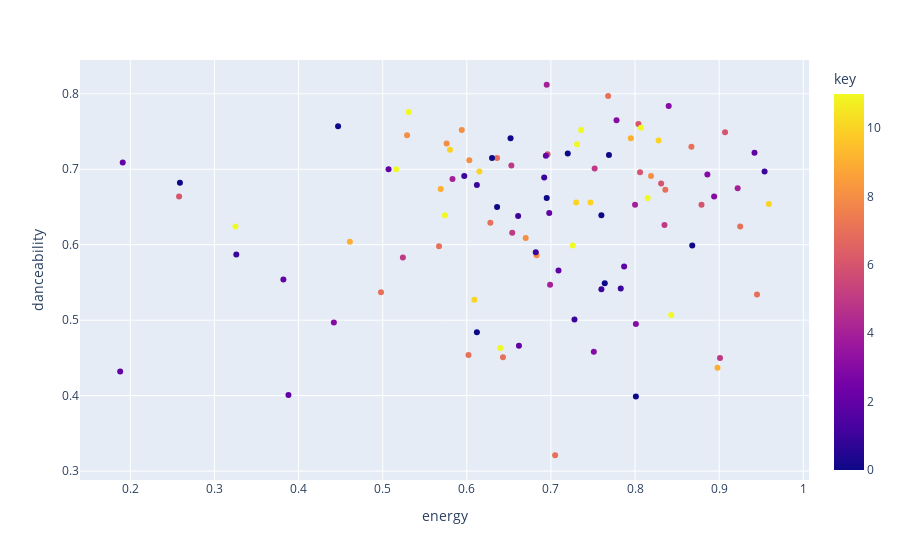

Notebook source saved alongside this figure:
### Code cell
def generate_colors(num_colors):
    import random
    # Generate a list of colors with sufficient contrast
    colors = []
    for i in range(num_colors):
        r = random.randint(0, 255)
        g = random.randint(0, 255)
        b = random.randint(0, 255)
        color = f'rgb({r}, {g}, {b})'
        colors.append(color)
    return colors

hover_columns = ['name', 'artist', 'added_at', 'tempo', 'valence']
fig = px.scatter(most_recently_added, x="energy", y='danceability', color='key', color_discrete_sequence=px.colors.qualitative.Bold, hover_data=hover_columns)
fig.show()

### Figure 1 — Plotly figure (JSON) as saved in the notebook; plotly's stock layout.template omitted (floating-point values rounded to 4 significant figures; data arrays with more than 128 entries replaced by an {"elided": "..."} marker saying what was removed)
{"data": [{"customdata": {"elided": "100x5 mixed values"}, "hovertemplate": "energy=%{x}<br>danceability=%{y}<br>name=%{customdata[0]}<br>artist=%{customdata[1]}<br>added_at=%{customdata[2]}<br>tempo=%{customdata[3]}<br>valence=%{customdata[4]}<br>key=%{marker.color}<extra></extra>", "legendgroup": "", "marker": {"color": [1, 8, 4, 4, 0, 1, 11, 0, 3, 0, 7, 2, 10, 10, 0, 11, 4, 6, 4, 1, 7, 8, 8, 3, 2, 0, 11, 5, 5, 2, 7, 5, 11, 3, 6, 1, 6, 7, 9, 1, 11, 11, 2, 7, 7, 1, 11, 0, 1, 7, 2, 8, 7, 0, 2, 0, 3, 1, 10, 11, 0, 0, 10, 7, 1, 10, 2, 5, 6, 9, 8, 7, 11, 6, 3, 11, 6, 9, 5, 6, 2, 0, 0, 5, 10, 2, 0, 7, 3, 10, 11, 3, 2, 8, 2, 8, 4, 9, 1, 7], "coloraxis": "coloraxis", "symbol": "circle"}, "mode": "markers", "name": "", "orientation": "v", "showlegend": false, "type": "scatter", "x": [0.728, 0.576, 0.583, 0.8, 0.612, 0.612, 0.726, 0.447, 0.84, 0.801, 0.768, 0.507, 0.73, 0.609, 0.695, 0.731, 0.699, 0.831, 0.695, 0.954, 0.705, 0.683, 0.529, 0.778, 0.388, 0.764, 0.574, 0.835, 0.654, 0.787, 0.602, 0.524, 0.736, 0.894, 0.879, 0.783, 0.806, 0.628, 0.461, 0.682, 0.815, 0.64, 0.709, 0.925, 0.643, 0.597, 0.843, 0.652, 0.76, 0.636, 0.191, 0.67, 0.498, 0.63, 0.382, 0.259, 0.886, 0.692, 0.828, 0.531, 0.868, 0.72, 0.58, 0.945, 0.661, 0.615, 0.942, 0.653, 0.804, 0.795, 0.603, 0.567, 0.807, 0.258, 0.751, 0.325, 0.907, 0.898, 0.752, 0.696, 0.662, 0.636, 0.769, 0.901, 0.959, 0.698, 0.76, 0.867, 0.801, 0.747, 0.516, 0.442, 0.188, 0.594, 0.694, 0.819, 0.922, 0.569, 0.326, 0.836], "xaxis": "x", "y": [0.501, 0.734, 0.687, 0.653, 0.484, 0.679, 0.599, 0.757, 0.784, 0.399, 0.797, 0.7, 0.656, 0.527, 0.662, 0.733, 0.547, 0.681, 0.812, 0.697, 0.321, 0.586, 0.745, 0.765, 0.401, 0.549, 0.639, 0.626, 0.616, 0.571, 0.454, 0.583, 0.752, 0.664, 0.653, 0.542, 0.696, 0.629, 0.604, 0.59, 0.662, 0.463, 0.566, 0.624, 0.451, 0.691, 0.507, 0.741, 0.541, 0.715, 0.709, 0.609, 0.537, 0.715, 0.554, 0.682, 0.693, 0.689, 0.738, 0.776, 0.599, 0.721, 0.726, 0.534, 0.638, 0.697, 0.722, 0.705, 0.76, 0.741, 0.712, 0.598, 0.755, 0.664, 0.458, 0.624, 0.749, 0.437, 0.701, 0.72, 0.466, 0.65, 0.719, 0.45, 0.654, 0.642, 0.639, 0.73, 0.495, 0.656, 0.7, 0.497, 0.432, 0.752, 0.718, 0.691, 0.675, 0.674, 0.587, 0.673], "yaxis": "y"}], "layout": {"coloraxis": {"colorbar": {"title": {"text": "key"}}, "colorscale": [[0, "#0d0887"], [0.1111, "#46039f"], [0.2222, "#7201a8"], [0.3333, "#9c179e"], [0.4444, "#bd3786"], [0.5556, "#d8576b"], [0.6667, "#ed7953"], [0.7778, "#fb9f3a"], [0.8889, "#fdca26"], [1, "#f0f921"]]}, "legend": {"tracegroupgap": 0}, "margin": {"t": 60}, "xaxis": {"anchor": "y", "domain": [0, 1], "title": {"text": "energy"}}, "yaxis": {"anchor": "x", "domain": [0, 1], "title": {"text": "danceability"}}}}
